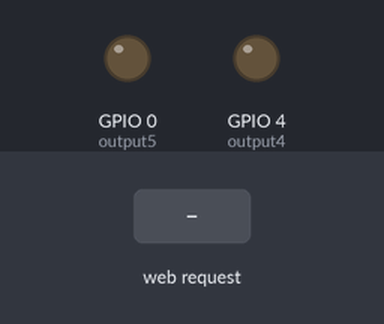
Bench run of a sketch on a simulated ESP8266 (NodeMCU). Shown: output pins drawn as LEDs (lit = HIGH). The test bench sets the inputs (shaded band). WiFi joins after 1.5 s; servers stay silent unless stated; what the sketch prints to the serial monitor is not drawn.

Above: at 2.7 s.
2.8 s: HTTP request GET /5/on received
At 3.9 s:
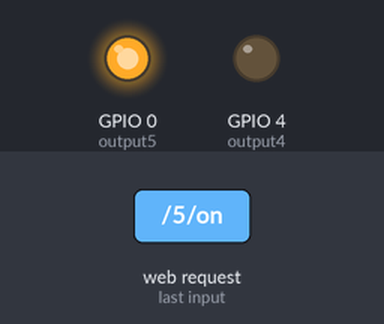
4.3 s: HTTP request GET /4/on received
At 5.0 s:
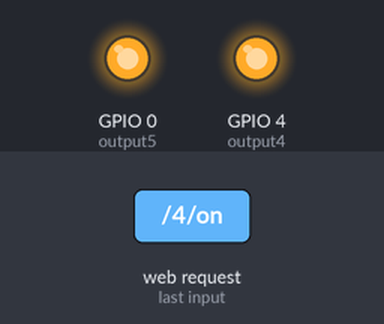
5.8 s: HTTP request GET /5/off received
At 6.2 s:
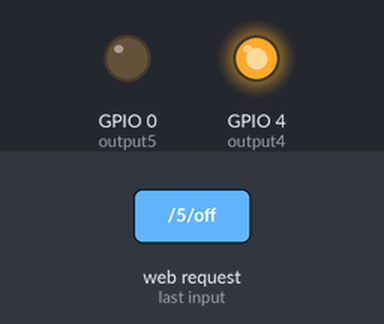
7.3 s: HTTP request GET /4/off received
At 8.5 s:
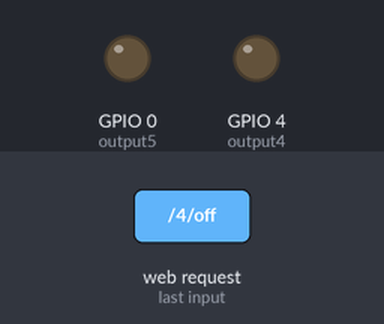
Timing chart, 0 to 9.8 s (numbered marks = the images above; inputs shaded):
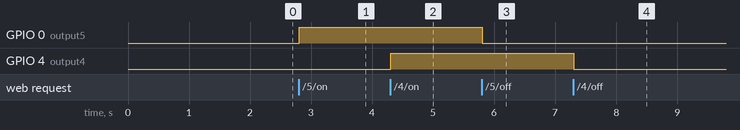

Measured:
- after the input at 2.8 s, GPIO 0 (output5): LOW → HIGH at once
- after the input at 4.3 s, GPIO 4 (output4): LOW → HIGH at once
- after the input at 5.8 s, GPIO 0 (output5): HIGH → LOW at once
- after the input at 7.3 s, GPIO 4 (output4): HIGH → LOW at once

The sketch:

ESP01_WifiExample.ino
```cpp
/*********
  Rui Santos
  Complete project details at https://randomnerdtutorials.com
*********/

// Load Wi-Fi library
#include <ESP8266WiFi.h>


// Replace with your network credentials
const char* ssid     = "H1LLSM3TH";
const char* password = "11h1llw28";

// Set web server port number to 80
WiFiServer server(80);

// Variable to store the HTTP request
String header;

// Auxiliar variables to store the current output state
String output5State = "off";
String output4State = "off";

// Assign output variables to GPIO pins
const int output5 = 0;
const int output4 = 4;

// Current time
unsigned long currentTime = millis();
// Previous time
unsigned long previousTime = 0;
// Define timeout time in milliseconds (example: 2000ms = 2s)
const long timeoutTime = 2000;

void setup() {
  Serial.begin(115200);
  // Initialize the output variables as outputs
  pinMode(output5, OUTPUT);
  pinMode(output4, OUTPUT);

  // Set outputs to LOW
  digitalWrite(output5, LOW);
  digitalWrite(output4, LOW);

  // Connect to Wi-Fi network with SSID and password
  Serial.print("Connecting to ");
  Serial.println(ssid);
  WiFi.begin(ssid, password);
  while (WiFi.status() != WL_CONNECTED) {
    delay(500);
    Serial.print(".");
  }
  // Print local IP address and start web server
  Serial.println("");
  Serial.println("WiFi connected.");
  Serial.println("IP address: ");
  Serial.println(WiFi.localIP());
  server.begin();
}

void loop(){
  WiFiClient client = server.available();   // Listen for incoming clients

  if (client) {                             // If a new client connects,
    Serial.println("New Client.");          // print a message out in the serial port
    String currentLine = "";                // make a String to hold incoming data from the client
    currentTime = millis();
    previousTime = currentTime;
    while (client.connected() && currentTime - previousTime <= timeoutTime) { // loop while the client's connected
      currentTime = millis();
      if (client.available()) {             // if there's bytes to read from the client,
        char c = client.read();             // read a byte, then
        Serial.write(c);                    // print it out the serial monitor
        header += c;
        if (c == '\n') {                    // if the byte is a newline character
          // if the current line is blank, you got two newline characters in a row.
          // that's the end of the client HTTP request, so send a response:
          if (currentLine.length() == 0) {
            // HTTP headers always start with a response code (e.g. HTTP/1.1 200 OK)
            // and a content-type so the client knows what's coming, then a blank line:
            client.println("HTTP/1.1 200 OK");
            client.println("Content-type:text/html");
            client.println("Connection: close");
            client.println();

            // turns the GPIOs on and off
           if (header.indexOf("GET /5/on") >= 0) {
              Serial.println("GPIO 5 on");
              output5State = "on";
              digitalWrite(output5, HIGH);
           } else if (header.indexOf("GET /5/off") >= 0) {
             // delay(700);
              Serial.println("GPIO 5 off");
              output5State = "off";
              digitalWrite(output5, LOW);
            } else if (header.indexOf("GET /4/on") >= 0) {
              Serial.println("GPIO 4 on");
              output4State = "on";
              digitalWrite(output4, HIGH);
            } else if (header.indexOf("GET /4/off") >= 0) {
              //delay(700);
              Serial.println("GPIO 4 off");
              output4State = "off";
              digitalWrite(output4, LOW);
            }

            // Display the HTML web page
            client.println("<!DOCTYPE html><html>");
            //CSS to style the on/off buttons
            client.println("<head><meta name=\"viewport\" content=\"width=device-width, initial-scale=1\">");
            client.println("<style>html {font-family: 'Montserrat', sans-serif; display: inline-block; margin: 0px auto; text-align: center; background: url(fondo.jpg) no-repeat center center fixed; -webkit-background-size: cover; -moz-background-size: cover; -o-background-size: cover; background-size: cover;}");
            client.println(".button { background-color: #2894FF; border: none; color: black; padding: 16px 40px;");
            client.println("text-decoration: none; font-size: 30px; margin: 2px; cursor: pointer;}");
            client.println(".button2 {background-color: #00AEAE;}");
            client.println("div.relative {position: relative;top: 400px;text-align: center;}");
            client.println("h1{position: relative; color: white; width: 400px; text-align: center; box-shadow: 4px 4px 5px black;}");
            client.println("h2{color: white; width: 400px; text-align: center;}");
            client.println("body{margin: 0; padding: 0; -webkit-transition: 1s ease-in-out;}");
            client.println("p{color: white;}");
            client.println(".container{position:relative; margin-top: 60px;}");
            client.println(".bulb{ position: absolute; background-color: #CCE8FF; height: 250px; width: 240px; border-radius: 50%; left: 0; right: 0; border: solid #5a2b12 5px; margin: auto; -webkit-transition: 2s ease-in-out;}");
            client.println(".filament2{ right: 0; left: 30px; -webkit-transform: rotate(10deg);}");
            client.println(".base-yellow{ position: absolute; background-color: #CCE8FF; width: 100px; height: 50px;  top: 230px; left: 0; right: 0; border-left: solid #5a2b12 5px; border-right: solid #5a2b12 5px; margin: auto; -webkit-transition: 1s ease-in-out;}");

            client.println(".base{ position: absolute; background-color: #c8c8c8; width: 100px;  height: 60px; top: 280px; left: 0;  right: 0; border-bottom-left-radius: 10px; border-bottom-right-radius: 10px; margin: auto; border: solid #5a2b12 5px;}");
            client.println(".l1, .l2{background-color: #5a2b12; height: 5px; margin-top: 16px;}</style>");
            // Feel free to change the background-color and font-size attributes to fit your preferences
            client.println("<script>var isBulbOn=false; function bulb_on_off() {");
            client.println("var bulb = document.getElementsByClassName(\"bulb\")[0], base = document.getElementsByClassName(\"base-yellow\")[0],");
            client.println("base = document.getElementsByClassName(\"base-yellow\")[0], body = document.getElementsByTagName(\"body\")[0],");
            client.println("blush = document.getElementsByClassName(\"blush-container\")[0];");
            client.println("if(isBulbOn)");
            client.println("off();");
            client.println("else");
            client.println("on();");
            client.println("function on() { isBulbOn=true; bulb.style.backgroundColor=\"yellow\"; bulb.style.boxShadow=\"0 0 40px #ffd309\";");
            client.println("base.style.backgroundColor=\"yellow\"; blush.style.opacity=\"1\";");
            client.println("function off() {");
            client.println("isBulbOn=false;");
            client.println("bulb.style.backgroundColor=\"#CCE8FF\";");
            client.println("bulb.style.boxShadow=\"none\";base.style.backgroundColor=\"#CCE8FF\";}}");
            client.println("function sinluz(){isBulbOn=true;  bulb_on_off();}");
            client.println("function luz(){ isBulbOn=false; bulb_on_off();}");
            client.println("</script></head>");


            client.println("<body><h1>NEXTNGNR</h1><h2>Controlador IoT</h2><div class=\"container\">");
            client.println("<div class=\"bulb\"><div class=\"filament1\"></div><div class=\"filament2\"></div><div class=\"base-yellow\"></div></div>");
            client.println("<div class=\"base\"><div class=\"l1\"></div><div class=\"l2\"></div></div></div>");

              // BUTTONS
            client.println("<div class=\"relative\">");

            // Display current state, and ON/OFF buttons for GPIO 5
             // Display current state, and ON/OFF buttons for GPIO 5
            client.println("<p> Presione para encender </p>");
            // If the output5State is off, it displays the ON button
            if (output5State=="off") {
              client.println("<p><a href=\"/5/on\"><button class=\"button\" onclick=\"luz();\">TURN ON</button></a></p>");
            } else {
              client.println("<p><a href=\"/5/off\"><button class=\"button button2\" onclick=\"sinluz();\">TURN OFF</button></a></p>");
            }

            // Display current state, and ON/OFF buttons for GPIO 4

            client.println("</body></html>");

            // The HTTP response ends with another blank line
            client.println();
            // Break out of the while loop
            break;
          } else { // if you got a newline, then clear currentLine
            currentLine = "";
          }
        } else if (c != '\r') {  // if you got anything else but a carriage return character,
          currentLine += c;      // add it to the end of the currentLine
        }
      }
    }
    // Clear the header variable
    header = "";
    // Close the connection
    client.stop();
    Serial.println("Client disconnected.");
    Serial.println("");
  }
}
```
